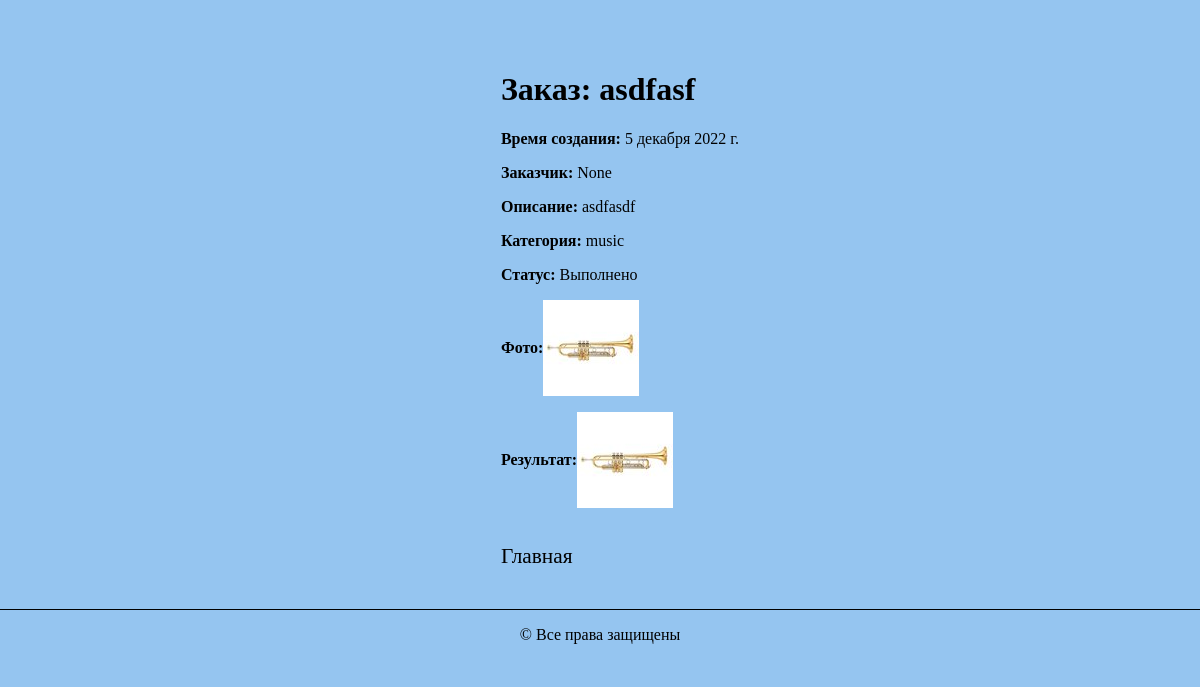
Page /studio/myorders/3 on the committed database.
### studio/models.py (models this page shows, shortened)
class Order(models.Model):
    day_add = models.DateField(null=True, blank=True)
    name = models.CharField(max_length=200, verbose_name='Имя', blank=False)
    summary = models.TextField(max_length=1000, help_text="Описание", blank=False)
    category = models.ForeignKey('category', help_text="Выбор категории", on_delete=models.CASCADE, blank=False)
    photo_file = models.ImageField(max_length=200, upload_to=get_name_file, blank=False, null=True,
                                   validators=[FileExtensionValidator(allowed_extensions=['png', 'jpg', 'jpeg'])])
    customer_order = models.ForeignKey('user', on_delete=models.SET_NULL, null=True, blank=True)
    comment = models.TextField(max_length=1000, help_text="Комментарий", blank=True)
    img = models.ImageField(max_length=200, upload_to=get_name_file, blank=True, null=True,
                                   validators=[FileExtensionValidator(allowed_extensions=['png', 'jpg', 'jpeg'])])
    LOAN_STATUS = (
        ('n', 'Новая'),
        ('a', 'Принято в работу'),
        ('c', 'Выполнено'),
    )
    status = models.CharField(max_length=1, choices=LOAN_STATUS, blank=True, default='n')
    def get_status_name(self):
        for status in self.LOAN_STATUS:
            if status[0] == self.status:
                return status[1]
        return 'Не задан'
    class Meta:
        ordering = ["status"]
        permissions = (("can_mark_returned", "Установите статус заказа"),)

class Category(MPTTModel):
    title = models.CharField(max_length=50, unique=True, verbose_name='Название')
    parent = TreeForeignKey('self', on_delete=models.PROTECT, null=True, blank=True, related_name='children',
                            db_index=True, verbose_name='Родительская категория')
    slug = models.SlugField()
    class MPTTMeta:
        order_insertion_by = ['title']
    class Meta:
        unique_together = [['parent', 'slug']]
        verbose_name = 'Категория'
        verbose_name_plural = 'Категории'
    def __str__(self):
        return self.title

### studio/views.py (the view)
# urls.py: path('myorders/<int:pk>', views.OrderDetailView.as_view(), name='order-detail'),
class OrderDetailView(generic.DetailView):
    model = Order

### studio/templates/studio/order_detail.html (shortened to what this page needs)
{% load static %}
{% load thumbnail %}
<!DOCTYPE html>
<html lang="ru">
<head>
    <link rel="stylesheet" media="screen" type="text/css" href="{% static 'css/style.css' %}">
</head>
<body>
<div class="mein">
    <div class="content">
        <h1>Заказ: {{ order.name }}</h1>
        <div class="project">
            <div class="info">
                <p><strong>Время создания:</strong> {{ order.day_add}}</p>
                <p><strong>Заказчик:</strong> {{ order.customer_order}}</p>
                <p><strong>Описание:</strong> {{ order.summary }}</p>
                <p><strong>Категория:</strong> {{ order.category }}</p>
                <p><strong>Статус:</strong> {{ order.get_status_name }}</p>
                <p class="strong_p"><strong class="strong">Фото:</strong> <img src="{% thumbnail order.photo_file 'index' %}"></p>
                {% if order.status == 'c' %}
                <p class="strong_p"><strong class="strong">Результат:</strong> <img src="{% thumbnail order.img 'index' %}"></p>
                {% endif %}
            </div>
        </div>
        <div class="link">
            <a href="{% url 'index'  %}">Главная</a>
        </div>
    </div>
</div>
<footer>
    <p>&copy; Все права защищены</p>
</footer>
</body>
</html>

### studio/static/css/style.css (style rules this page uses)
body { margin: 0 auto; max-width: 1200px; background-color: #95c5f0; }
.mein { display: flex; justify-content: space-around; margin-top: 50px; }
.link { display: flex; flex-direction: column; margin-right: 40px; }
.content { margin-left: 40px; }
.link > a { font-size: 16pt; margin-top: 20px; margin-bottom: 20px; text-decoration: none; color: black; }
footer { display: flex; align-items: center; justify-content: space-around; border-top: 1px solid black; margin-top: 20px; }
.strong { display: flex; align-items: center; }
.strong_p { display: flex; }

### rows in the picture
Order: name "asdfasf", day_add "5 декабря 2022 г.", customer_order "None", summary "asdfasdf", category "music", get_status_name "Выполнено", photo_file (picture), img (picture)
